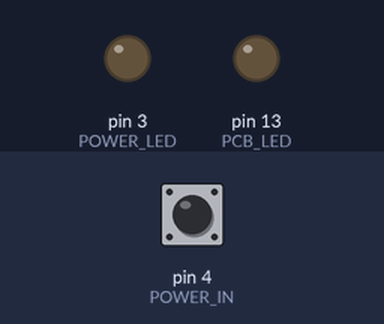
Bench run of a sketch on a simulated Arduino Uno, built with avr-gcc and run on an emulated ATmega328P. On the bench: output pins drawn as LEDs (lit = HIGH). Dashed ring = blinking. The inputs (shaded band) are chosen by the test bench; at power-on: pin 4 (POWER_IN) LOW.

Above: at 1.2 s.
1.3 s: pin 4 (POWER_IN) driven HIGH
At 3.4 s:
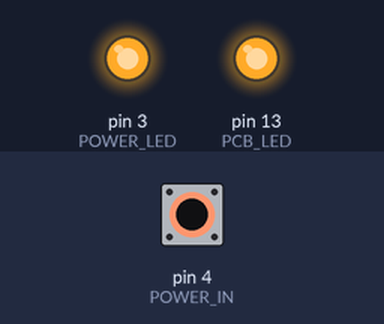
3.7 s: pin 4 (POWER_IN) driven LOW
At 3.88 s:
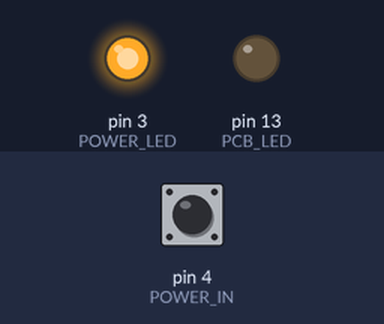
5.8 s: pin 4 (POWER_IN) pulsed HIGH 2 times (0.12 s each, 0.3 s apart)
At 5.86 s:
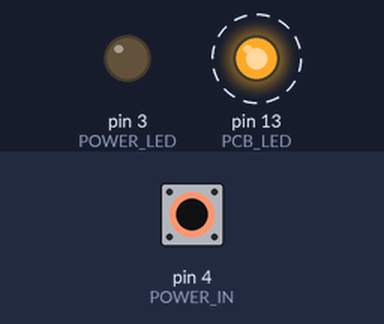
Timing chart, 0 to 9.8 s (numbered marks = the images above; inputs shaded):
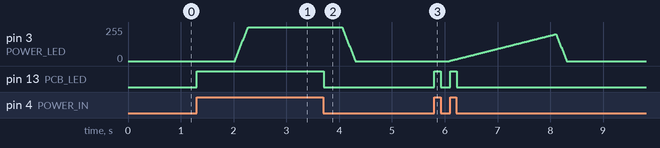

The sketch:

hackintosh2.ino
```cpp
// (licence header left out)
// Core library for code-sense - IDE-based
#if defined(ENERGIA) // LaunchPad specific
#include "Energia.h"
#elif defined(TEENSYDUINO) // Teensy specific
#include "Arduino.h"
#elif defined(ESP8266) // ESP8266 specific
#include "Arduino.h"
#elif defined(ARDUINO) // Arduino 1.8 specific
#include "Arduino.h"
#else // error
#error Platform not defined
#endif // end IDE

// Set parameters


// Include application, user and local libraries


// Define structures and classes
enum pc_state {OFF, ON, SLEEP};

// Define variables and constants
#define POWER_LED 3
#define POWER_IN 4
#define PCB_LED 13
#define INCREMENT 10
#define INPULSE 1000
#define OFF_VAL 0
#define ON_VAL 25500

pc_state inState, outState;
// Prototypes


// Utilities


// Functions
void scheduler(void);
void one_ms(unsigned long time_stamp);
void ten_ms(unsigned long time_stamp);
void hun_ms(unsigned long time_stamp);
void handle_power_led(int taskdur);

// ----------------------------------------------------------------------------

void setup()
{
    inState = OFF;
    pinMode(POWER_LED, OUTPUT);
    pinMode(POWER_IN, INPUT);
    pinMode(PCB_LED, OUTPUT);
    pinMode(2, INPUT); // temporary
}

void one_ms(unsigned long time_stamp)
{
    ;
}

// ----------------------------------------------------------------------------

void ten_ms(unsigned long time_stamp)
{
    handle_power_led(10);
}

// ----------------------------------------------------------------------------

void hun_ms(unsigned long time_stamp)
{
    ;
}

// ----------------------------------------------------------------------------

void handle_power_led(int taskdur)
{
    static int out = 0;
    static int increment_sign = 1;
    static int cntr = 0;
    static int fcntr = 0;
    static bool prev_inp = false;
    bool inp;

    inp = digitalRead(POWER_IN);
    digitalWrite(PCB_LED, inp);  // debug

    if(inp != prev_inp)
    {
        fcntr++;
        prev_inp = inp;
    }

    if(cntr++ >= INPULSE/taskdur)
    {
        if(fcntr > 1)       {  inState = SLEEP; }
        else  {
            if(inp == true) {  inState = ON;    }
            else            {  inState = OFF;   }
        }
        fcntr = 0;
        cntr = 0;
    }

    switch(inState)
    {
        case SLEEP:
            if(out >=  ON_VAL) { increment_sign = -1; }
            if(out <= OFF_VAL) { increment_sign =  1; }
            break;

        case ON:
            increment_sign = 10;
            break;

        case OFF:
            increment_sign = -10;
            break;
    }

    out += INCREMENT * taskdur * increment_sign;

    if(out < OFF_VAL)     {out = OFF_VAL;}
    if(out >  ON_VAL)     {out =  ON_VAL;}

    analogWrite(POWER_LED, out/100);
}

// ----------------------------------------------------------------------------

void scheduler(void)
{
    unsigned long time_now = 0;
    static unsigned long time_prev_one = 0;
    static unsigned long time_prev_ten = 0;
    static unsigned long time_prev_hun = 0;

    time_now = millis();// micros();
    if(time_prev_one > time_now)
    {
        time_prev_one = 0;
        time_prev_one =   1;
        time_prev_ten =  10;
        time_prev_hun = 100;
    }

    if(time_now >= (time_prev_one + 1))
    {
        time_prev_one = time_now;
        one_ms(time_now);
    }

    if(time_now >= (time_prev_ten + 10))
    {
        time_prev_ten = time_now;
        ten_ms(time_now);
    }

    if(time_now >= (time_prev_hun + 100))
    {
        time_prev_hun = time_now;
        hun_ms(time_now);
    }
}

// ----------------------------------------------------------------------------

void loop()
{
    scheduler();
}
```

Measured:
- after the input at 1.3 s, pin 3 (POWER_LED): moves from 0/255 to 255/255 over 0.25 s, starting after 0.73 s; pin 13 (PCB_LED): LOW → HIGH at once
- after the input at 3.7 s, pin 3 (POWER_LED): moves from 255/255 to 0/255 over 0.25 s, starting after 0.36 s; pin 13 (PCB_LED): HIGH → LOW at once
- after the input at 5.8 s, pin 3 (POWER_LED): rises from 0/255 to 202/255 in 2.0 s, then falls to 0/255 in 0.21 s; pin 13 (PCB_LED): alternates HIGH for 0.12 s and LOW for 0.18 s, 4 changes in all, then stays LOW, starting at once
